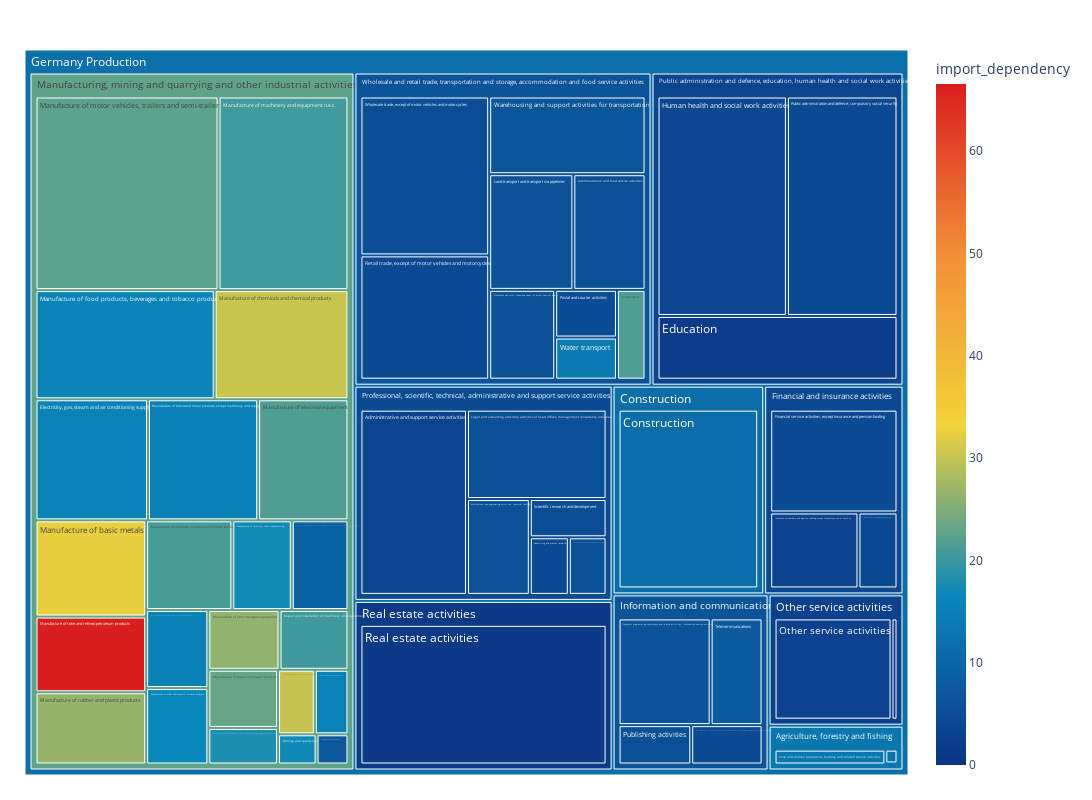

This figure's notebook cell:
### Code cell
fig = px.treemap(production_per_sector.iloc[:-1,:],path=[px.Constant("Germany Production"),'aggregate_sector_name', 'sector_name'],values='production',color='import_dependency'
,color_continuous_scale='Portland',width=1400, height=800)
fig.update_layout( 
    margin = dict(t=50, l=25, r=25, b=25))
fig.show()

### Figure 1 — Plotly figure (JSON) as saved in the notebook; plotly's stock layout.template omitted (floating-point values rounded to 4 significant figures)
{"data": [{"branchvalues": "total", "customdata": [[5.59], [4.33], [0], [3.52], [4.75], [21.51], [6.15], [6.52], [11.59], [13.34], [1.67], [15.66], [4.74], [17.42], [12.62], [4.01], [2.99], [5.99], [5.57], [32.5], [15.26], [30.28], [66.56], [21.05], [21.5], [15.36], [15.58], [17.11], [20.55], [22.51], [16.5], [26.24], [23.21], [26.69], [30.05], [17.91], [16.98], [4.46], [5.67], [3], [5.12], [15.51], [4.29], [5.69], [1.33], [20.49], [4.39], [5.38], [9.21], [7.85], [6.56], [7.27], [13.92], [5.89], [5.28], [13.3], [11.59], [4.171], [6.482], [22.73], [2.854], [4.712], [3.583], [1.33], [6.248], [11.7]], "domain": {"x": [0, 1], "y": [0, 1]}, "hovertemplate": "labels=%{label}<br>production=%{value}<br>parent=%{parent}<br>id=%{id}<br>import_dependency=%{color}<extra></extra>", "ids": ["Germany Production/Wholesale and retail trade, transportation and storage, accommodation and food service activities/Accommodation and food service activities", "Germany Production/Financial and insurance activities/Activities auxiliary to financial services and insurance activities", "Germany Production/Other service activities/Activities of households as employers; undifferentiated goods- and services-producing activities of households for own use", "Germany Production/Professional, scientific, technical, administrative and support service activities/Administrative and support service activities", "Germany Production/Professional, scientific, technical, administrative and support service activities/Advertising and market research", "Germany Production/Wholesale and retail trade, transportation and storage, accommodation and food service activities/Air transport", "Germany Production/Professional, scientific, technical, administrative and support service activities/Architectural and engineering activities; technical testing and analysis", "Germany Production/Information and communication/Computer programming, consultancy and related activities; information service activities", "Germany Production/Construction/Construction", "Germany Production/Agriculture, forestry and fishing/Crop and animal production, hunting and related service activities", "Germany Production/Public administration and defence, education, human health and social work activities/Education", "Germany Production/Manufacturing, mining and quarrying and other industrial activities/Electricity, gas, steam and air conditioning supply", "Germany Production/Financial and insurance activities/Financial service activities, except insurance and pension funding", "Germany Production/Agriculture, forestry and fishing/Fishing and aquaculture", "Germany Production/Agriculture, forestry and fishing/Forestry and logging", "Germany Production/Public administration and defence, education, human health and social work activities/Human health and social work activities", "Germany Production/Financial and insurance activities/Insurance, reinsurance and pension funding, except compulsory social security", "Germany Production/Wholesale and retail trade, transportation and storage, accommodation and food service activities/Land transport and transport via pipelines", "Germany Production/Professional, scientific, technical, administrative and support service activities/Legal and accounting activities; activities of head offices; management consultancy activities", "Germany Production/Manufacturing, mining and quarrying and other industrial activities/Manufacture of basic metals", "Germany Production/Manufacturing, mining and quarrying and other industrial activities/Manufacture of basic pharmaceutical products and pharmaceutical preparations", "Germany Production/Manufacturing, mining and quarrying and other industrial activities/Manufacture of chemicals and chemical products ", "Germany Production/Manufacturing, mining and quarrying and other industrial activities/Manufacture of coke and refined petroleum products ", "Germany Production/Manufacturing, mining and quarrying and other industrial activities/Manufacture of computer, electronic and optical products", "Germany Production/Manufacturing, mining and quarrying and other industrial activities/Manufacture of electrical equipment", "Germany Production/Manufacturing, mining and quarrying and other industrial activities/Manufacture of fabricated metal products, except machinery and equipment", "Germany Production/Manufacturing, mining and quarrying and other industrial activities/Manufacture of food products, beverages and tobacco products", "Germany Production/Manufacturing, mining and quarrying and other industrial activities/Manufacture of furniture; other manufacturing", "Germany Production/Manufacturing, mining and quarrying and other industrial activities/Manufacture of machinery and equipment n.e.c.", "Germany Production/Manufacturing, mining and quarrying and other industrial activities/Manufacture of motor vehicles, trailers and semi-trailers", "Germany Production/Manufacturing, mining and quarrying and other industrial activities/Manufacture of other non-metallic mineral products", "Germany Production/Manufacturing, mining and quarrying and other industrial activities/Manufacture of other transport equipment", "Germany Production/Manufacturing, mining and quarrying and other industrial activities/Manufacture of paper and paper products", "Germany Production/Manufacturing, mining and quarrying and other industrial activities/Manufacture of rubber and plastic products", "Germany Production/Manufacturing, mining and quarrying and other industrial activities/Manufacture of textiles, wearing apparel and leather products", "Germany Production/Manufacturing, mining and quarrying and other industrial activities/Manufacture of wood and of products of wood and cork, except furniture; manufacture of articles of straw and plaiting materials", "Germany Production/Manufacturing, mining and quarrying and other industrial activities/Mining and quarrying", "Germany Production/Information and communication/Motion picture, video and television programme production, sound recording and music publishing activities; programming and broadcasting activities", "Germany Production/Professional, scientific, technical, administrative and support service activities/Other professional, scientific and technical activities; veterinary activities", "Germany Production/Other service activities/Other service activities", "Germany Production/Wholesale and retail trade, transportation and storage, accommodation and food service activities/Postal and courier activities", "Germany Production/Manufacturing, mining and quarrying and other industrial activities/Printing and reproduction of recorded media", "Germany Production/Public administration and defence, education, human health and social work activities/Public administration and defence; compulsory social security", "Germany Production/Information and communication/Publishing activities", "Germany Production/Real estate activities/Real estate activities", "Germany Production/Manufacturing, mining and quarrying and other industrial activities/Repair and installation of machinery and equipment", "Germany Production/Wholesale and retail trade, transportation and storage, accommodation and food service activities/Retail trade, except of motor vehicles and motorcycles", "Germany Production/Professional, scientific, technical, administrative and support service activities/Scientific research and development", "Germany Production/Manufacturing, mining and quarrying and other industrial activities/Sewerage; waste collection, treatment and disposal activities; materials recovery; remediation activities and other waste management services ", "Germany Production/Information and communication/Telecommunications", "Germany Production/Wholesale and retail trade, transportation and storage, accommodation and food service activities/Warehousing and support activities for transportation", "Germany Production/Manufacturing, mining and quarrying and other industrial activities/Water collection, treatment and supply", "Germany Production/Wholesale and retail trade, transportation and storage, accommodation and food service activities/Water transport", "Germany Production/Wholesale and retail trade, transportation and storage, accommodation and food service activities/Wholesale and retail trade and repair of motor vehicles and motorcycles", "Germany Production/Wholesale and retail trade, transportation and storage, accommodation and food service activities/Wholesale trade, except of motor vehicles and motorcycles", "Germany Production/Agriculture, forestry and fishing", "Germany Production/Construction", "Germany Production/Financial and insurance activities", "Germany Production/Information and communication", "Germany Production/Manufacturing, mining and quarrying and other industrial activities", "Germany Production/Other service activities", "Germany Production/Professional, scientific, technical, administrative and support service activities", "Germany Production/Public administration and defence, education, human health and social work activities", "Germany Production/Real estate activities", "Germany Production/Wholesale and retail trade, transportation and storage, accommodation and food service activities", "Germany Production"], "labels": ["Accommodation and food service activities", "Activities auxiliary to financial services and insurance activities", "Activities of households as employers; undifferentiated goods- and services-producing activities of households for own use", "Administrative and support service activities", "Advertising and market research", "Air transport", "Architectural and engineering activities; technical testing and analysis", "Computer programming, consultancy and related activities; information service activities", "Construction", "Crop and animal production, hunting and related service activities", "Education", "Electricity, gas, steam and air conditioning supply", "Financial service activities, except insurance and pension funding", "Fishing and aquaculture", "Forestry and logging", "Human health and social work activities", "Insurance, reinsurance and pension funding, except compulsory social security", "Land transport and transport via pipelines", "Legal and accounting activities; activities of head offices; management consultancy activities", "Manufacture of basic metals", "Manufacture of basic pharmaceutical products and pharmaceutical preparations", "Manufacture of chemicals and chemical products ", "Manufacture of coke and refined petroleum products ", "Manufacture of computer, electronic and optical products", "Manufacture of electrical equipment", "Manufacture of fabricated metal products, except machinery and equipment", "Manufacture of food products, beverages and tobacco products", "Manufacture of furniture; other manufacturing", "Manufacture of machinery and equipment n.e.c.", "Manufacture of motor vehicles, trailers and semi-trailers", "Manufacture of other non-metallic mineral products", "Manufacture of other transport equipment", "Manufacture of paper and paper products", "Manufacture of rubber and plastic products", "Manufacture of textiles, wearing apparel and leather products", "Manufacture of wood and of products of wood and cork, except furniture; manufacture of articles of straw and plaiting materials", "Mining and quarrying", "Motion picture, video and television programme production, sound recording and music publishing activities; programming and broadcasting activities", "Other professional, scientific and technical activities; veterinary activities", "Other service activities", "Postal and courier activities", "Printing and reproduction of recorded media", "Public administration and defence; compulsory social security", "Publishing activities", "Real estate activities", "Repair and installation of machinery and equipment", "Retail trade, except of motor vehicles and motorcycles", "Scientific research and development", "Sewerage; waste collection, treatment and disposal activities; materials recovery; remediation activities and other waste management services ", "Telecommunications", "Warehousing and support activities for transportation", "Water collection, treatment and supply", "Water transport", "Wholesale and retail trade and repair of motor vehicles and motorcycles", "Wholesale trade, except of motor vehicles and motorcycles", "Agriculture, forestry and fishing", "Construction", "Financial and insurance activities", "Information and communication", "Manufacturing, mining and quarrying and other industrial activities", "Other service activities", "Professional, scientific, technical, administrative and support service activities", "Public administration and defence, education, human health and social work activities", "Real estate activities", "Wholesale and retail trade, transportation and storage, accommodation and food service activities", "Germany Production"], "marker": {"coloraxis": "coloraxis", "colors": [5.59, 4.33, 0, 3.52, 4.75, 21.51, 6.15, 6.52, 11.59, 13.34, 1.67, 15.66, 4.74, 17.42, 12.62, 4.01, 2.99, 5.99, 5.57, 32.5, 15.26, 30.28, 66.56, 21.05, 21.5, 15.36, 15.58, 17.11, 20.55, 22.51, 16.5, 26.24, 23.21, 26.69, 30.05, 17.91, 16.98, 4.46, 5.67, 3, 5.12, 15.51, 4.29, 5.69, 1.33, 20.49, 4.39, 5.38, 9.21, 7.85, 6.56, 7.27, 13.92, 5.89, 5.28, 13.3, 11.59, 4.171, 6.482, 22.73, 2.854, 4.712, 3.583, 1.33, 6.248, 11.7]}, "name": "", "parents": ["Germany Production/Wholesale and retail trade, transportation and storage, accommodation and food service activities", "Germany Production/Financial and insurance activities", "Germany Production/Other service activities", "Germany Production/Professional, scientific, technical, administrative and support service activities", "Germany Production/Professional, scientific, technical, administrative and support service activities", "Germany Production/Wholesale and retail trade, transportation and storage, accommodation and food service activities", "Germany Production/Professional, scientific, technical, administrative and support service activities", "Germany Production/Information and communication", "Germany Production/Construction", "Germany Production/Agriculture, forestry and fishing", "Germany Production/Public administration and defence, education, human health and social work activities", "Germany Production/Manufacturing, mining and quarrying and other industrial activities", "Germany Production/Financial and insurance activities", "Germany Production/Agriculture, forestry and fishing", "Germany Production/Agriculture, forestry and fishing", "Germany Production/Public administration and defence, education, human health and social work activities", "Germany Production/Financial and insurance activities", "Germany Production/Wholesale and retail trade, transportation and storage, accommodation and food service activities", "Germany Production/Professional, scientific, technical, administrative and support service activities", "Germany Production/Manufacturing, mining and quarrying and other industrial activities", "Germany Production/Manufacturing, mining and quarrying and other industrial activities", "Germany Production/Manufacturing, mining and quarrying and other industrial activities", "Germany Production/Manufacturing, mining and quarrying and other industrial activities", "Germany Production/Manufacturing, mining and quarrying and other industrial activities", "Germany Production/Manufacturing, mining and quarrying and other industrial activities", "Germany Production/Manufacturing, mining and quarrying and other industrial activities", "Germany Production/Manufacturing, mining and quarrying and other industrial activities", "Germany Production/Manufacturing, mining and quarrying and other industrial activities", "Germany Production/Manufacturing, mining and quarrying and other industrial activities", "Germany Production/Manufacturing, mining and quarrying and other industrial activities", "Germany Production/Manufacturing, mining and quarrying and other industrial activities", "Germany Production/Manufacturing, mining and quarrying and other industrial activities", "Germany Production/Manufacturing, mining and quarrying and other industrial activities", "Germany Production/Manufacturing, mining and quarrying and other industrial activities", "Germany Production/Manufacturing, mining and quarrying and other industrial activities", "Germany Production/Manufacturing, mining and quarrying and other industrial activities", "Germany Production/Manufacturing, mining and quarrying and other industrial activities", "Germany Production/Information and communication", "Germany Production/Professional, scientific, technical, administrative and support service activities", "Germany Production/Other service activities", "Germany Production/Wholesale and retail trade, transportation and storage, accommodation and food service activities", "Germany Production/Manufacturing, mining and quarrying and other industrial activities", "Germany Production/Public administration and defence, education, human health and social work activities", "Germany Production/Information and communication", "Germany Production/Real estate activities", "Germany Production/Manufacturing, mining and quarrying and other industrial activities", "Germany Production/Wholesale and retail trade, transportation and storage, accommodation and food service activities", "Germany Production/Professional, scientific, technical, administrative and support service activities", "Germany Production/Manufacturing, mining and quarrying and other industrial activities", "Germany Production/Information and communication", "Germany Production/Wholesale and retail trade, transportation and storage, accommodation and food service activities", "Germany Production/Manufacturing, mining and quarrying and other industrial activities", "Germany Production/Wholesale and retail trade, transportation and storage, accommodation and food service activities", "Germany Production/Wholesale and retail trade, transportation and storage, accommodation and food service activities", "Germany Production/Wholesale and retail trade, transportation and storage, accommodation and food service activities", "Germany Production", "Germany Production", "Germany Production", "Germany Production", "Germany Production", "Germany Production", "Germany Production", "Germany Production", "Germany Production", "Germany Production", ""], "type": "treemap", "values": [111400.0, 43880.0, 9956.0, 278400.0, 31710.0, 34280.0, 85070.0, 148600.0, 366600.0, 63160.0, 205700.0, 171100.0, 193700.0, 488.9, 6427.0, 381900.0, 99240.0, 130000.0, 176100.0, 133800.0, 60980.0, 183600.0, 105300.0, 97180.0, 137300.0, 167600.0, 245900.0, 66980.0, 316100.0, 445500.0, 59770.0, 53420.0, 50960.0, 100500.0, 29860.0, 32020.0, 14620.0, 42460.0, 30690.0, 195200.0, 39300.0, 27270.0, 326400.0, 43290.0, 507200.0, 51740.0, 213600.0, 41460.0, 63910.0, 83790.0, 162200.0, 12100.0, 34740.0, 79190.0, 273100.0, 70080.0, 366600.0, 336900.0, 318100.0, 2627000.0, 205100.0, 643400.0, 914100.0, 507200.0, 1078000.0, 7067000.0]}], "layout": {"coloraxis": {"colorbar": {"title": {"text": "import_dependency"}}, "colorscale": [[0, "rgb(12,51,131)"], [0.25, "rgb(10,136,186)"], [0.5, "rgb(242,211,56)"], [0.75, "rgb(242,143,56)"], [1, "rgb(217,30,30)"]]}, "height": 800, "legend": {"tracegroupgap": 0}, "margin": {"b": 25, "l": 25, "r": 25, "t": 50}, "width": 1400}}
